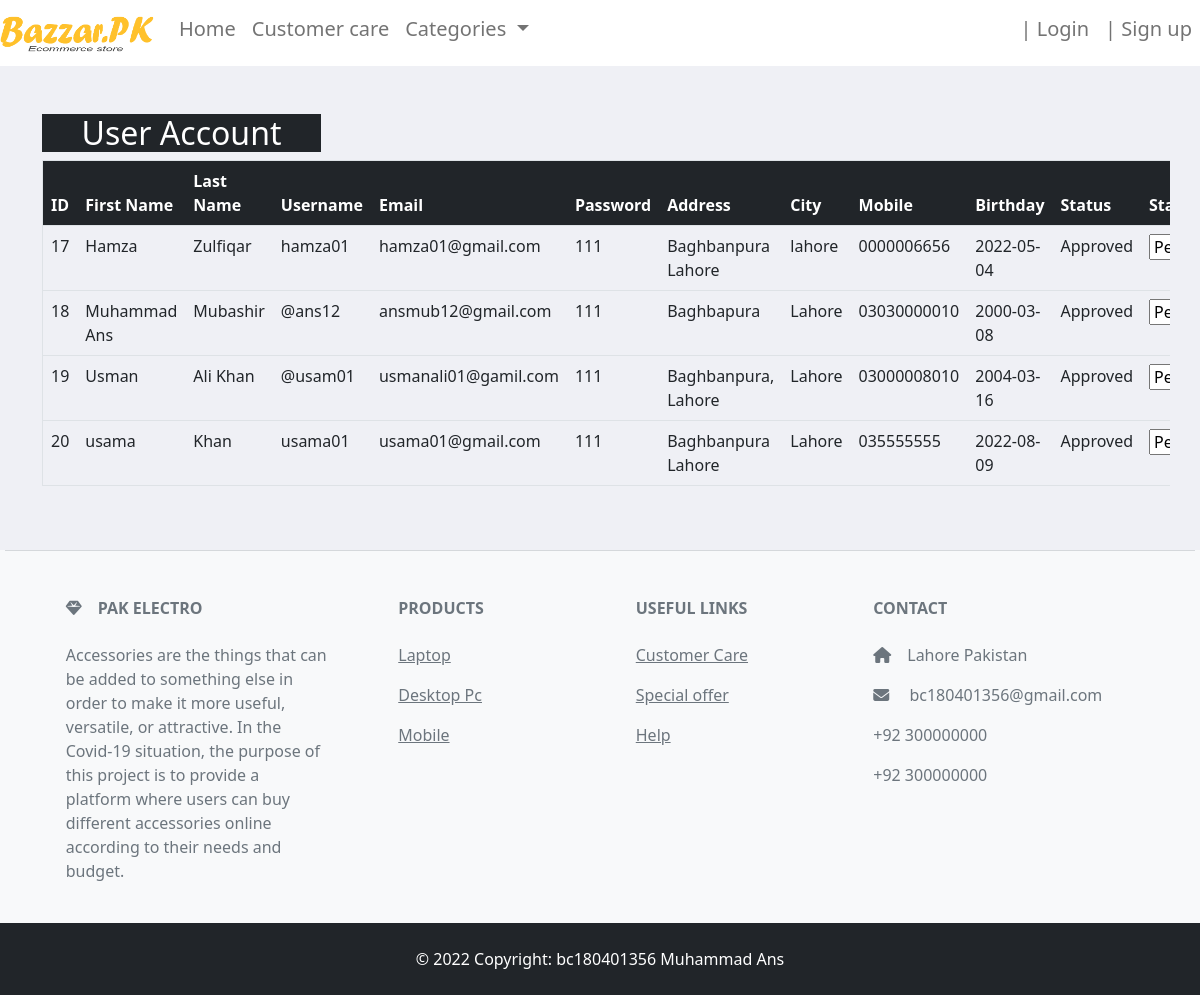
The app's page /admin/user-account.php with its own data.
### tables this page shows
CREATE TABLE `registration` (
  `Id` int(11) NOT NULL,
  `F_name` varchar(100) NOT NULL,
  `L_name` varchar(100) NOT NULL,
  `U_name` varchar(100) NOT NULL,
  `Email` varchar(100) NOT NULL,
  `Password` varchar(100) NOT NULL,
  `Address` varchar(300) NOT NULL,
  `City` varchar(100) NOT NULL,
  `Mobile` varchar(100) NOT NULL,
  `Birthday` date NOT NULL,
  `Image` varchar(255) NOT NULL,
  `status` varchar(255) NOT NULL DEFAULT 'Pending'
);

### admin/user-account.php (the view, shortened to what this page needs)
<!DOCTYPE html>
<html>
<head>
    <link href="https://cdn.jsdelivr.net/npm/bootstrap@5.2.0-beta1/dist/css/bootstrap.min.css" rel="stylesheet">
    <link rel="stylesheet" href="https://cdnjs.cloudflare.com/ajax/libs/font-awesome/6.1.1/css/all.min.css" />
    <link rel="stylesheet" type="text/css" href="include/css/style.css">
</head>
<body>
<?php
  include 'header.php';
?>
<div class="container mt-5">
<div class="row">
<div class="col-12 m-auto table-responsive">
     <h2 class=" col-md-3 bg-dark text-white text-center">User Account</h2>
                <table class=" table table-hover border mt5 ">
                    <?php
                    $conn = mysqli_connect('localhost','root','','portal');
                   $sql=mysqli_query($conn,"SELECT * FROM `registration`");
       ?>
                    <thead class="bg-dark text-white">
                        <tr>
                            <th scope="col">ID</th>
                            <th scope="col">First Name</th>
                            <th scope="col">Last Name</th>
                            <th scope="col">Username</th>
                            <th scope="col">Email</th>
                            <th scope="col">Password</th>
                            <th scope="col">Address</th>
                            <th scope="col">City</th>
                            <th scope="col">Mobile</th>
                            <th scope="col">Birthday</th>
                            <th scope="col">Status</th>
                            <th scope="col">Status</th>
                        </tr>
                    </thead>
                    <tbody class="">
                        <?php
        if (mysqli_num_rows($sql)>0) {
        while($row=$sql->fetch_assoc()){
          echo "
 <tr>
                            <td scope='row'> $row[Id]  </td>
                            <td> $row[F_name] </td>
                            <td> $row[L_name] </td>
                            <td> $row[U_name] </td>
                            <td>$row[Email]</td>
                            <td>$row[Password] </td>
                            <td>$row[Address]</td>
                            <td>$row[City]</td>
                            <td>$row[Mobile]</td>
                            <td>$row[Birthday] </td>
                            <td>$row[status]</td>
                            <td>
                           <form action='u-pending.php' method='POST'>
                         <select name='status' onchange='form.submit()'>
                          <option value='Pending'>Pending</option>
                          <option value='Pending'>Pending</option>
                          <option value='Approved'>Approve</option>
                         </select>
                         <input type='hidden' name='id' value='$row[Id]'>
                        </form>
                    </td>
                            <form action='delete-user.php' method='GET'>
                                <td><a href='u-delete.php? ID=$row[Id]' name='update' class='btn btn-danger'>Delete</a></td>
                            </form>
                        </tr>";
      }
       }
      ?>
                    </tbody>
                </table>
              </div>
</div>
</div>
<?php
  include 'footer.php';
?>
</body>
</html>

### admin/header.php (shortened to what this page needs)
<!DOCTYPE html>
<html>
<head>
    <link href="https://cdn.jsdelivr.net/npm/bootstrap@5.2.0-beta1/dist/css/bootstrap.min.css" rel="stylesheet">
    <link rel="stylesheet" href="https://cdnjs.cloudflare.com/ajax/libs/font-awesome/6.1.1/css/all.min.css" />
    <link rel="stylesheet" type="text/css" href="include/css/style.css">
</head>
<body>
  <header>
     <?php
      if (isset($_SESSION['email'])) {
    $conn = mysqli_connect('localhost','root','','portal');
    $result=mysqli_query($conn,"SELECT * FROM `admin` WHERE Ad_Email='{$_SESSION["email"]}'");
     if (mysqli_num_rows($result)> 0) {
      while ($row=mysqli_fetch_assoc($result)) {
    echo "
       <nav class='navbar navbar-expand-lg bg-dark navbar_col'>
            <div class=container-fluid>
        <a class='navbar-brand navbar-expand-lg bg-dark text-white' href='admin.php'><h3>Admin Panal</h3></a>
    <button class='navbar-toggler' type='button' data-bs-toggle='collapse' data-bs-target='#navbarSupportedContent' aria-controls='navbarSupportedContent' aria-expanded='false' aria-label='Toggle navigation'>
      <span class='navbar-toggler-icon'></span>
    </button>
    <div class='collapse navbar-collapse' id='navbarSupportedContent'>
      <ul class='navbar-nav me-auto mb-2 mb-lg-0'>
      </ul>
      <h5>
    <ul class='navbar-nav'>
      <li class='nav-item dropdown text-decoration-none'>
          <a class='nav-link dropdown-toggle' href='' id='navbarDropdown' role='button' data-bs-toggle='dropdown' aria-expanded='false'>
           <span class='text-white'><i class='fa-solid fa-circle-user text-white'></i>$row[Ad_Email] </span>
          </a>
          <ul class='dropdown-menu' aria-labelledby='navbarDropdown'>
            <hr>
            <li><a class='dropdown-item' href='logout.php'>Logout</a></li>
          </ul>
      </li>
    </ul>
    </h5>";
  }
}
}else{
      echo "
              <nav class='navbar navbar-expand-lg navbar_col'>
    <a class='navbar-brand' href='../index.php'><img src='../images/logo.png' height='40' alt='CoolBrand'></a>
    <button class='navbar-toggler' type='button' data-bs-toggle='collapse' data-bs-target='#navbarSupportedContent' aria-controls='navbarSupportedContent' aria-expanded='false' aria-label='Toggle navigation'>
      <span class='navbar-toggler-icon'></span>
    </button>
    <div class='collapse navbar-collapse' id='navbarSupportedContent'>
      <ul class='navbar-nav me-auto mb-2 mb-lg-0'>
        <li class='nav-item'>
          <a class='nav-link' aria-current='page' href='../index.php'><h5>Home</h5></a>
        </li>
        <li class='nav-item'>
          <a class='nav-link' href=''><h5>Customer care</h5></a>
        </li>
        <h5>
        <li class='nav-item dropdown'>
          <a class='nav-link dropdown-toggle' href='' id='navbarDropdown' role='button' data-bs-toggle='dropdown' aria-expanded='false'>
           Categories
          </a>
          <ul class='dropdown-menu' aria-labelledby='navbarDropdown'>
            <li><a class='dropdown-item' href='../mobile.php'>Mobile</a></li>
            <li><a class='dropdown-item' href='../laptop.php'>Laptop</a></li>
            <li><a class='dropdown-item' href='../pc.php'>Computer</a></li>
          </ul>
        </li>
        </h5>
      </ul>
<h5>
      <ul class='navbar-nav'>
        <li class='nav-item'>
          <a class='nav-link' href='../login.php'> | Login</a>
        </li>
         <li class='nav-item'>
          <a class='nav-link'  href='../sign-up.php'> | Sign up</a>
        </li>
      </ul>
      </h5>
          </div>";
  }?>
</nav>
  </header>
</body>
</html>

### admin/footer.php (shortened to what this page needs)
<!DOCTYPE html>
<html>
<head>
    <link href="https://cdn.jsdelivr.net/npm/bootstrap@5.2.0-beta1/dist/css/bootstrap.min.css" rel="stylesheet">
    <link rel="stylesheet" href="https://cdnjs.cloudflare.com/ajax/libs/font-awesome/6.1.1/css/all.min.css" />
    <link rel="stylesheet" type="text/css" href="include/css/style.css">
</head>
<body>
    <footer class="text-center text-lg-start text-muted bg-light mt-5">
<hr>
        <section class="mt-5">
            <div class="container text-center text-md-start mt-5">
                <div class="row mt-3">
                    <div class="col-md-3 col-lg-4 col-xl-3 mx-auto mb-4">
                        <h6 class="text-uppercase fw-bold mb-4">
                            <i class="fas fa-gem me-3"></i>Pak Electro
                        </h6>
                        <p>
                            Accessories are the things that can be added to something else in order to make it more
                            useful, versatile, or attractive. In the Covid-19 situation, the purpose of this project is
                            to provide a platform where users can buy different accessories online according to their
                            needs and budget.
                        </p>
                    </div>
                    <div class="col-md-2 col-lg-2 col-xl-2 mx-auto mb-4">
                        <h6 class="text-uppercase fw-bold mb-4">
                            Products
                        </h6>
                        <p>
                            <a style="color:blue;" href="#!" class="text-reset">Laptop</a>
                        </p>
                        <p>
                            <a style="color:blue;"  href="#!" class="text-reset">Desktop Pc</a>
                        </p>
                        <p>
                            <a style="color:blue;"  href="#!" class="text-reset">Mobile</a>
                        </p>
                    </div>
                    <div class="col-md-3 col-lg-2 col-xl-2 mx-auto mb-4">
                        <h6 class="text-uppercase fw-bold mb-4">
                            Useful links
                        </h6>
                        <p>
                            <a style="color:blue;"  href="#!" class="text-reset">Customer Care</a>
                        </p>
                        <p>
                            <a style="color:blue;"  href="#!" class="text-reset">Special offer</a>
                        </p>
                        <p>
                            <a style="color:blue;"  href="#!" class="text-reset">Help</a>
                        </p>
                    </div>
                    <div class="col-md-4 col-lg-3 col-xl-3 mx-auto mb-md-0 mb-4">
                        <h6 class="text-uppercase fw-bold mb-4">
                            Contact
                        </h6>
                        <p><i class="fas fa-home me-3"></i>Lahore Pakistan</p>
                        <p>
                            <i class="fas fa-envelope me-3"></i>
                            bc180401356@gmail.com
                        </p>
                        <p><i class=""></i> +92 300000000</p>
                        <p><i class=""></i> +92 300000000</p>
                    </div>
                </div>
            </div>
        </section>
        <div class="text-center p-4 bg-dark text-white">
            © 2022 Copyright: bc180401356 Muhammad Ans
        </div>
    </footer>
</body>
</html>

### admin/include/css/style.css (style rules this page uses)
body { margin: 0px; padding: 0px; background-color: #eff0f5; }
.navbar_col { background-color: white; }
hr { margin: 5px; }

### records on screen
registration: Id "17", F_name "Hamza", L_name "Zulfiqar", U_name "hamza01", Email "hamza01@gmail.com", Password "111", Address "Baghbanpura Lahore", City "lahore", Mobile "0000006656", Birthday "2022-05-04", status "Approved"
registration: Id "18", F_name "Muhammad Ans", L_name "Mubashir", U_name "@ans12", Email "ansmub12@gmail.com", Password "111", Address "Baghbapura", City "Lahore", Mobile "03030000010", Birthday "2000-03-08", status "Approved"
registration: Id "19", F_name "Usman", L_name "Ali Khan", U_name "@usam01", Email "usmanali01@gamil.com", Password "111", Address "Baghbanpura, Lahore", City "Lahore", Mobile "03000008010", Birthday "2004-03-16", status "Approved"
registration: Id "20", F_name "usama", L_name "Khan", U_name "usama01", Email "usama01@gmail.com", Password "111", Address "Baghbanpura Lahore", City "Lahore", Mobile "035555555", Birthday "2022-08-09", status "Approved"
